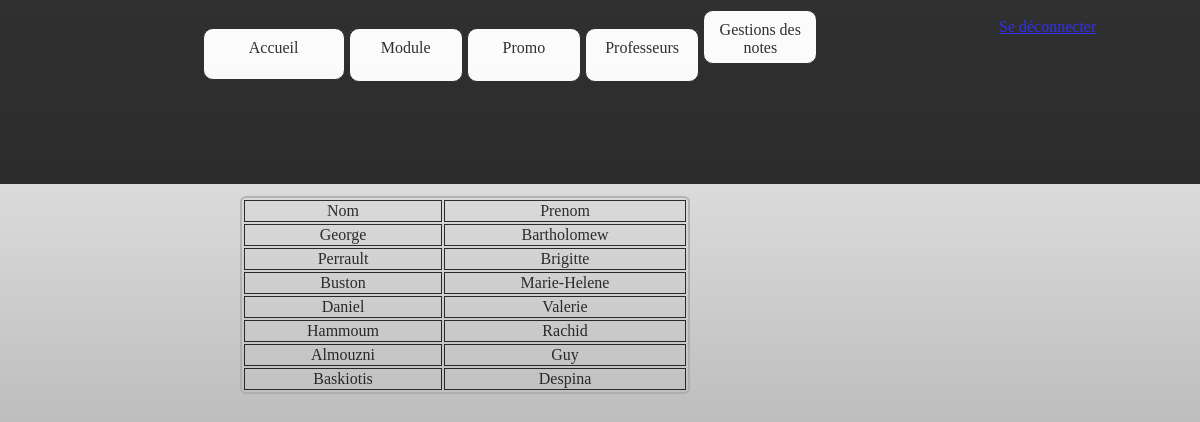
Before: /index.php?page=professeur (signed in) with the older database file.
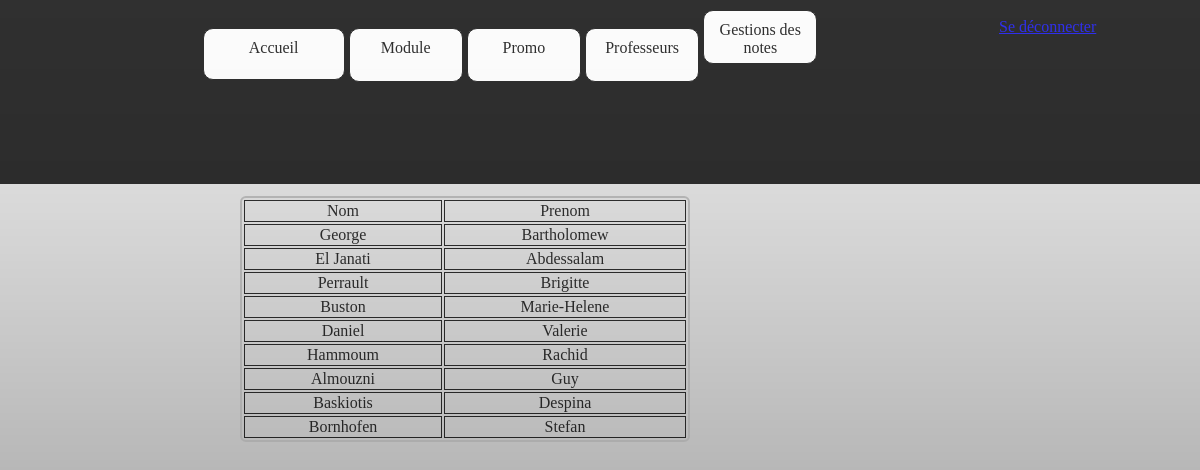
After: the same page with the newer database file.
### tables this page shows
CREATE TABLE IF NOT EXISTS `utilisateur` (
  `idUtil` int(5) NOT NULL AUTO_INCREMENT,
  `login` varchar(30) NOT NULL,
  `pass` varchar(32) NOT NULL,
  `nom` varchar(30) NOT NULL,
  `prenom` varchar(30) NOT NULL,
  `idRole` int(2) NOT NULL,
  PRIMARY KEY (`idUtil`)
);

### fonctions/fonctions.php (called while the page is built, shortened)
<?php
function execReq($req){
	$res = mysql_query($req);
	return $res;
}
?>

### display/prof.php (the view, shortened to what this page needs)
<?php
		$req='select * from utilisateur where idRole="3"';
                $res=execReq($req);
                echo'<table>';
                echo'<tr><td>Nom</td><td>Prenom</td></tr>';
		while($nom=mysql_fetch_assoc($res)){
                    echo'<tr><td>'.$nom['nom'].'</td><td>'. $nom['prenom'].'</td></tr>';
                }
                echo'</table>';
?>

### structure/debut.php (shortened to what this page needs)
<!DOCTYPE html PUBLIC "-//W3C//DTD XHTML 1.0 Strict//EN" "http://www.w3.org/TR/xhtml1/DTD/xhtml1-strict.dtd">
<html xmlns="http://www.w3.org/1999/xhtml" xml:lang="fr" >
<head>
    <link rel="stylesheet" media="screen" type="text/css" title="Design" href="css/design.css" />
</head>
<body>

### structure/menu.php (shortened to what this page needs)
<?php
include'fonctions/fonctions.php';
?>
<ul id="menu">
    <li onclick="JavaScript:document.location='index.php?page=accueil';">
        Accueil
    </li>
    <li class="eleve" onclick="JavaScript:document.location='index.php?page=module';">
       Module
    </li>
    <li class="eleve" >
        Promo
    </li>
     <li class="eleve" onclick="JavaScript:document.location='index.php?page=professeur';">
        Professeurs
    </li>
    <li class="prof">
        Gestions des notes
    </li>
</ul>

### index.php (shortened to what this page needs)
<?php
include'structure/debut.php';
include'structure/menu.php';
if (empty($_SESSION['idUtil']))
{
?>
<form id="cnx" action="connect/login.php" method="POST">
<label>Login : </label><input type="text" name="pseudo"/><br/>
<label>Mot de passe : </label><input type="password" name="mdp"/><br/>
<input type="submit" Value="Se connecter" />
</form>
<?php
}
else
{
   echo'<div id="cnx" >'.$_SESSION['nom'].' '.$_SESSION['prenom'].'<br/> <a href="connect/logout.php">Se déconnecter</a></div>';
}?>
<div id="center">
<?php
        if (isset($_SESSION['idRole']))
        {
      $pageOK = array(
                'accueil' => 'structure/accueil.html',
                'ajout_prof_eleve' => 'add_delete/ajout_prof_eleve.php',
                'delete_prof_eleve' => 'add_delete/delete_prof_eleve.php',
                'ajout_DS' => 'add_delete/ajout_DS.php',
                'professeur' =>'display/prof.php',
                'promo1' =>'display/CPI1.php',
                'promo2' =>'display/CPI2.php',
                'examen' =>'add_delete/ajout_DS.php',
                'matiere' => 'display/matiere.php',
                'module' => 'display/module.php',
                'login' =>'connect/message_connexion.php',
                'ajout_note' =>'add_delete/ajout_note.php',
                'test' => 'test.html'
				  );
        }
        else
        {
        $pageOK = array(
                'accueil' => 'structure/accueil.html',
               'logout' =>'connect/message_deconnexion.php',
                'test' => 'test.html'
				  );
        }
        if ( (isset($_GET['page'])) && (isset($pageOK[$_GET['page']])) ) {
    include($pageOK[$_GET['page']]);
  }
  else {
    include('structure/accueil.html');
  }
    ?>
</div>
<?php
include 'structure/fin.php';

### structure/fin.php
</body>
</html>

### css/design.css (style rules this page uses)
#cnx { z-index:3; position:fixed; bottom:77%; left:83%; width:17%; height: 23%; min-height: 22%; min-width: 17%; background-color: activecaption; border-left: 3px solid black; }
#menu { z-index:2; position:fixed; bottom:77%; right:15%; width:85%; height: 20%; min-height: 23%; min-width: 15%; background-color: activecaption; color: black; text-align: center; }
ul { margin: 0%; padding: 0%; }
li { background-color: white; position: relative; top:10px; width: 140px; height:40px; border-radius:10px; cursor:pointer; border: 1px solid black; }
ul li { display:inline-block; padding-top: 10px; }
.eleve, .prof, .admin { display:none; width: 11%; height: 23%; text-align: center; }
#center { z-index:1; position:absolute; top: 23%; left:0px; min-height: 77%; min-width: 80%; width: 100%; }
table { border: 2px solid darkgray; border-radius: 6px; margin-top: 1%; margin-left: 20%; width: 450px; }
td { border: 1px solid black; text-align: center; }

### structure/debut.php (style rules this page uses)
body { background: transparent; background-image: url("image/test-2.jpg");background-repeat: no-repeat; background-attachment: fixed;background-size: 100%; opacity: 0.8; }

Changed rows visible on the page:
added utilisateur: nom "El Janati", prenom "Abdessalam"
added utilisateur: nom "Bornhofen", prenom "Stefan"
